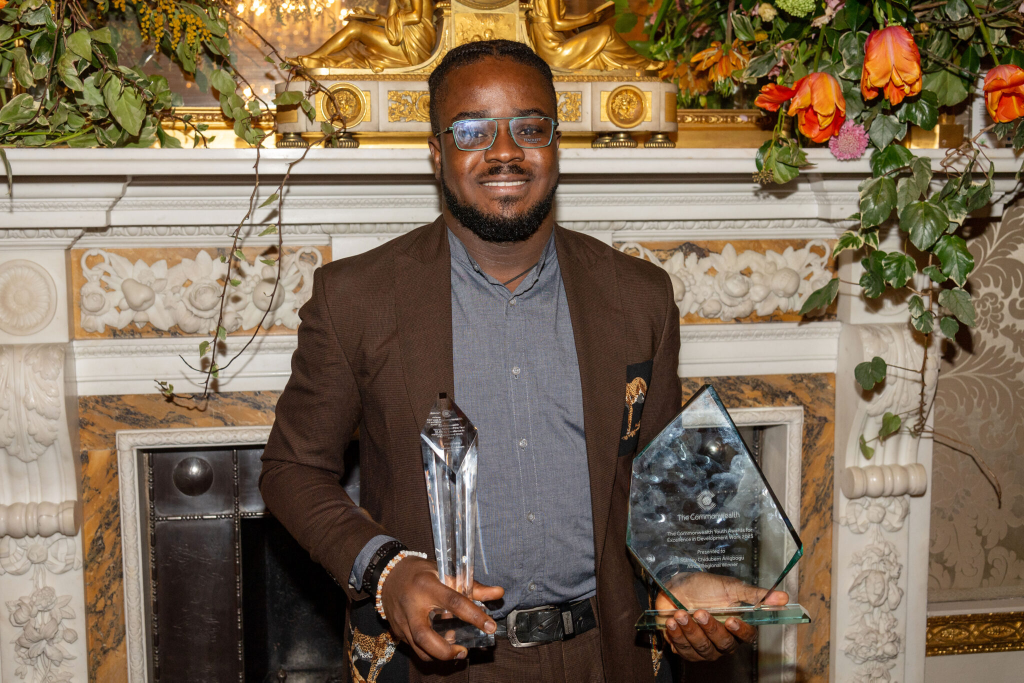
#> input picture test_images/stranger.jpg, 2048 x 1365 px, found by its file name (shown at 1/2 size)
$ jupyter execute --allow-errors IMAGE_COLLECTION_AND_PROCESSING_HIKMA_HAMZA.ipynb   (shell and % lines are left out)
#> lines starting #> are read from the running program, lines starting #| are printed output that depends on the picture
[cell 1]
#Import Libraries

import os
import cv2
import numpy as np
import pandas as pd
import matplotlib.pyplot as plt


from tensorflow.keras.applications import MobileNetV2
from tensorflow.keras.applications.mobilenet_v2 import preprocess_input

from tensorflow.keras.preprocessing.image import img_to_array


from sklearn.model_selection import train_test_split

from sklearn.ensemble import RandomForestClassifier

from sklearn.metrics import (
    accuracy_score,
    classification_report,
    confusion_matrix
)

import seaborn as sns

[cell 2]
import os

os.makedirs("images", exist_ok=True)

[cell 3]
#Check Dataset to confirm all team members' images exist.

image_folder="images"


files=os.listdir(image_folder)


image_files=[
    f for f in files
    if f.endswith((".jpg",".jpeg",".png"))
]


print(
    "Total images:",
    len(image_files)
)


for img in image_files:
    print(img)

[cell 4]
#Extract Labels
def extract_labels(filename):
    name=filename.split("_")[0]
    emotion=filename.split("_")[1].split(".")[0]
    return name,emotion

# Dataset Summary
data_summary=[]
for file in image_files:
    person,emotion=extract_labels(file)
    data_summary.append(
        {
            "Person":person,
            "Expression":emotion
        }
    )


summary_df=pd.DataFrame(data_summary)


print("Images per person:")
#> (the rest of this cell did not finish here and is left out)

[cell 5]
#Display ALL Members

plt.figure(figsize=(15,12))


for i,file in enumerate(image_files):

    img=cv2.imread(
        os.path.join(
            image_folder,
            file
        )
    )


    img=cv2.cvtColor(
        img,
        cv2.COLOR_BGR2RGB
    )


    plt.subplot(4,3,i+1)


    plt.imshow(img)

    plt.title(file.split("_")[0])

    plt.axis("off")


plt.tight_layout()

plt.show()

[cell 6]
#Face Detection Model

face_detector=cv2.CascadeClassifier(
    cv2.data.haarcascades+
    "haarcascade_frontalface_default.xml"
)


def extract_face(image_path):

    img=cv2.imread(image_path)


    gray=cv2.cvtColor(
        img,
        cv2.COLOR_BGR2GRAY
    )


    faces=face_detector.detectMultiScale(
        gray,
        1.1,
        5
    )


    if len(faces)==0:

        return None


    x,y,w,h=faces[0]


    face=img[
        y:y+h,
        x:x+w
    ]


    face=cv2.resize(
        face,
        (224,224)
    )


    return face

[cell 7]
#Test Face Extraction For Everyone

plt.figure(figsize=(12,8))


for i,file in enumerate(image_files):


    face=extract_face(
        os.path.join(
            "images",
            file
        )
    )


    if face is not None:


        plt.subplot(4,3,i+1)

        plt.imshow(
            cv2.cvtColor(
                face,
                cv2.COLOR_BGR2RGB
            )
        )


        plt.title(file)

        plt.axis("off")


plt.tight_layout()

plt.show()

[cell 8]
#Draw a Face Bounding Boxes

def show_detected_faces(image_path):

    img=cv2.imread(image_path)


    gray=cv2.cvtColor(
        img,
        cv2.COLOR_BGR2GRAY
    )


    faces=face_detector.detectMultiScale(
        gray,
        1.1,
        5
    )


    for x,y,w,h in faces:

        cv2.rectangle(
            img,
            (x,y),
            (x+w,y+h),
            (0,255,0),
            3
        )


    plt.figure(figsize=(4,4))


    plt.imshow(
        cv2.cvtColor(
            img,
            cv2.COLOR_BGR2RGB
        )
    )


    plt.axis("off")

    plt.show()

#> (a cell that did not finish here is left out)

[cell 10]
#Image Augmentation

# [114 lines left out: function augment_image, not called in this run]

#> (a cell that did not finish here is left out)



augmented=augment_image(face)


num_augmented_images = len(augmented)
plt.figure(figsize=(num_augmented_images * 3, 5)) # Adjust figure size dynamically


for i,(name,img) in enumerate(
    augmented.items()
):


    plt.subplot(1, num_augmented_images, i+1) # Dynamically adjust subplot columns


    plt.imshow(
        cv2.cvtColor(
            img,
            cv2.COLOR_BGR2RGB
        )
    )


    plt.title(name)

    plt.axis("off")


plt.tight_layout()
plt.show()

#> (a cell that did not finish here is left out)

[cell 13]
#Create Embeddings

def create_embedding(img):


    img=img_to_array(img)


    img=np.expand_dims(
        img,
        axis=0
    )


    img=preprocess_input(img)


    embedding=cnn.predict(
        img,
        verbose=0
    )


    return embedding.flatten()

[cell 14]
#An example can be

extract_labels(
"hikma_smile.jpeg"
)

[cell 15]
#Create image_features.csv

records=[]


for file in image_files:


    person,emotion=extract_labels(file)


    path=os.path.join(
        "images",
        file
    )


    face=extract_face(path)


    if face is None:
        continue


    augmented=augment_image(face)


    for aug_name,img in augmented.items():


        embedding=create_embedding(img)


        row={

            "person":person,

            "emotion":emotion,

            "augmentation":aug_name

        }


        for i,value in enumerate(embedding):

            row[
            f"feature_{i}"
            ]=value


        records.append(row)


df=pd.DataFrame(records)


df.to_csv(
"image_features.csv",
index=False
)


print(df.shape)

df.head()

[cell 16]
from sklearn.decomposition import PCA


#> (the rest of this cell did not finish here and is left out)

[cell 17]
#Dataset Split

print("Feature dataset size:")
print(df.shape)


print("\nClasses detected:")
#> (the rest of this cell did not finish here and is left out)

#> (a cell that did not finish here is left out)

[cell 19]
import pickle


#> (the rest of this cell did not finish here and is left out)

#> (a cell that did not finish here is left out)

#> (a cell that did not finish here is left out)

[cell 22]
import os

os.makedirs("test_images", exist_ok=True)

[cell 23]
import os

print(os.listdir("test_images"))

[cell 24]
#Test the exact path

import os

test_path="test_images/stranger.jpg"


print(
    os.path.exists(test_path)
)

[cell 25]
#REAL AUTHENTICATION DEMO

def authenticate(test_path):


    print("Testing image:", test_path)


    if not os.path.exists(test_path):

        print("ERROR: Image does not exist")

        return


    face=extract_face(test_path)


    if face is None:

        print(
        "No face detected"
        )

        return


    print("Face detected successfully")


    embedding=create_embedding(face)


    prediction=model.predict(
        [embedding]
    )[0]


    probability=max(
        model.predict_proba(
            [embedding]
        )[0]
    )


    print(
        "Prediction:",
        prediction
    )


    print(
        "Confidence:",
        round(probability,3)
    )


    if probability > 0.70:


        print(
        "ACCESS GRANTED"
        )


    else:

        print(
        "ACCESS DENIED"
        )

[cell 26]
#Test Hikma first

authenticate(
"images/hikma_smile.jpeg"
)

[cell 27]
#Test Unknown person

authenticate(
"test_images/stranger.jpg"
)
#> call 2 of extract_face, with image_path = 'test_images/stranger.jpg'
#> in extract_face, img is the input picture: shape (1365, 2048, 3); mean B, G, R 86.1, 107.3, 125.4
#> in extract_face (call 2), `gray=cv2.cvtColor( img, cv2.COLOR_BGR2GRAY )`:
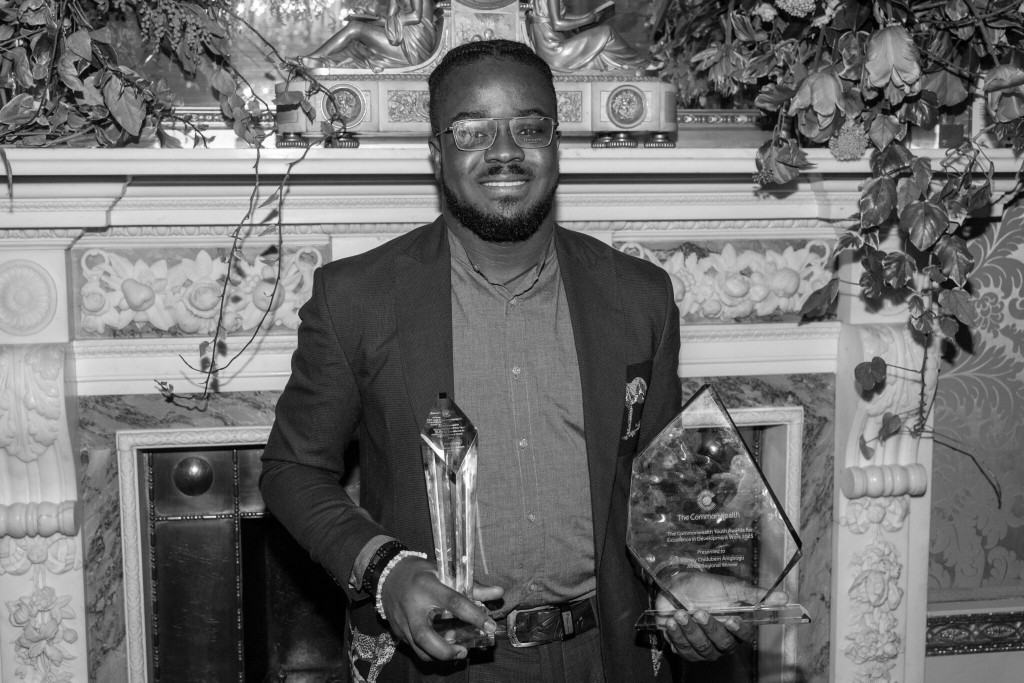
#> gray: shape (1365, 2048) (shown at 1/2 size); min 0, max 255, mean 110.3
#> in extract_face (call 2), `faces=face_detector.detectMultiScale( gray, 1.1, 5 )`: faces = [[242, 982, 26, 26], [507, 184, 57, 57], [72, 811, 67, 67], [1298, 1206, 64, 64], [1009, 189, 99, 99]]
#> in extract_face (call 2), `x,y,w,h=faces[0]`: x = 242; y = 982; w = 26
#> in extract_face (call 2), `face=img[ y:y+h, x:x+w ]`:
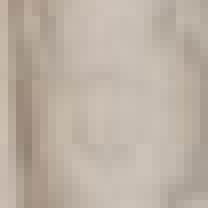
#> face: shape (26, 26, 3) (shown 8 times larger); mean B, G, R 164.1, 176.4, 188.2
#> (the call stopped at in create_embedding, `img=img_to_array(img)`: tensorflow is not available in this run)
